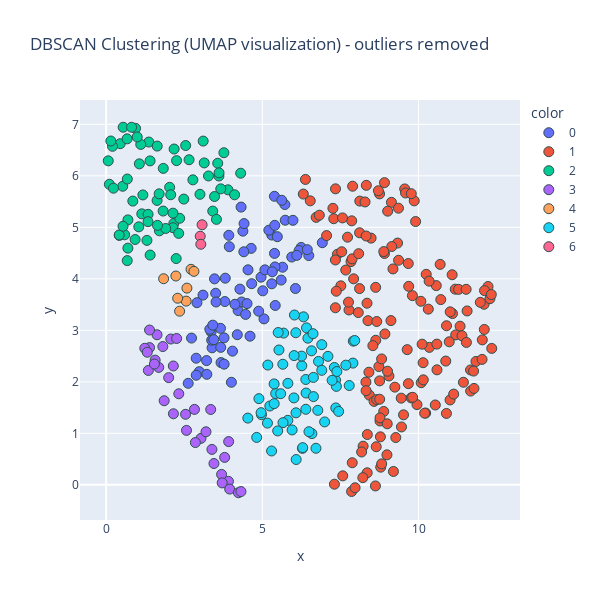

Write notebook code for a chart like this one.
### Code cell
mask = labels != -1

fig = px.scatter(
    x=reduced_single_stocks[mask, 0],
    y=reduced_single_stocks[mask, 1],
    color=labels[mask].astype(str),
    hover_name=single_stocks[mask]['name'],
    title="DBSCAN Clustering (UMAP visualization) - outliers removed",
    width=600,
    height=600
    
)
fig.update_traces(marker=dict(size=10, line=dict(width=1, color='DarkSlateGrey')))
fig.show()

### Figure 1 — Plotly figure (JSON) as saved in the notebook; plotly's stock layout.template omitted (floating-point values rounded to 4 significant figures; data arrays with more than 128 entries replaced by an {"elided": "..."} marker saying what was removed)
{"data": [{"hovertemplate": "<b>%{hovertext}</b><br><br>color=0<br>x=%{x}<br>y=%{y}<extra></extra>", "hovertext": ["Google", "MSFT", "AMD", "CRM", "SYK", "BLK", "V", "MA", "TRV", "CHKP", "GILD", "ALNY", "ARGX", "UTHR", "EXEL", "SKY", "ENSG", "HQY", "WTS", "DAL", "AX", "BPOP", "ONB", "WTFC", "FERG", "ACM", "ZWS", "GOOG", "TMUS", "LIN", "INTU", "MU", "T", "ABBV", "MLM", "VMC", "PKG", "LYV", "FOXA", "NWSA", "FOX", "NWS", "BKR", "SPGI", "BX", "CB", "ICE", "MMC", "CME", "MCO", "RTX", "ADP", "GD", "WM", "EMR", "JCI", "LRCX", "AMAT", "PM", "MO", "KR", "K", "SPG", "DLR", "CBRE", "VTR", "SO", "PEG", "ETR", "ATO", "HCA", "AZO", "MAR"], "legendgroup": "0", "marker": {"color": "#636efa", "line": {"color": "DarkSlateGrey", "width": 1}, "size": 10, "symbol": "circle"}, "mode": "markers", "name": "0", "orientation": "v", "showlegend": true, "type": "scatter", "x": [5.302, 3.215, 2.627, 6.487, 4.225, 6.242, 4.958, 5.014, 3.801, 4.542, 4.336, 4.51, 3.507, 3.519, 4.377, 3.814, 3.101, 5.648, 3.678, 6.176, 5.722, 5.733, 6.92, 5.387, 2.982, 3.661, 5.942, 5.082, 3.943, 3.392, 4.045, 3.776, 4.643, 3.361, 2.883, 3.379, 3.47, 5.98, 5.303, 6.104, 5.209, 5.48, 3.319, 6.06, 4.32, 3.415, 5.404, 3.669, 5.318, 5.39, 4.283, 4.198, 4.01, 3.774, 5.603, 5.398, 3.224, 2.884, 3.927, 4.659, 4.123, 5.053, 4.415, 6.439, 5.621, 5.413, 4.607, 4.883, 4.408, 4.465, 3.445, 2.734, 2.907], "xaxis": "x", "y": [3.903, 2.413, 1.971, 4.452, 3.384, 4.61, 4.032, 3.767, 3.559, 4.174, 3.55, 3.519, 3.721, 3.551, 4.926, 4.013, 3.684, 4.225, 2.374, 4.549, 5.442, 5.138, 4.702, 5.602, 2.198, 3.039, 4.423, 4.174, 4.624, 2.661, 2.596, 2.344, 4.591, 2.972, 2.459, 2.809, 3.999, 5.136, 4.85, 4.456, 4.944, 4.818, 3.02, 3.812, 5.393, 3.101, 4.231, 2.67, 4.137, 4.494, 3.8, 2.916, 1.992, 2.855, 3.976, 5.039, 2.147, 2.128, 4.845, 3.906, 3.506, 3.222, 5.073, 4.567, 5.525, 3.483, 2.887, 3.372, 4.525, 3.309, 2.819, 2.85, 3.537], "yaxis": "y"}, {"hovertemplate": "<b>%{hovertext}</b><br><br>color=1<br>x=%{x}<br>y=%{y}<extra></extra>", "hovertext": {"elided": "155 str values"}, "legendgroup": "1", "marker": {"color": "#EF553B", "line": {"color": "DarkSlateGrey", "width": 1}, "size": 10, "symbol": "circle"}, "mode": "markers", "name": "1", "orientation": "v", "showlegend": true, "type": "scatter", "x": {"elided": "155 float values"}, "xaxis": "x", "y": {"elided": "155 float values"}, "yaxis": "y"}, {"hovertemplate": "<b>%{hovertext}</b><br><br>color=2<br>x=%{x}<br>y=%{y}<extra></extra>", "hovertext": ["NVDA", "META", "AVGO", "TSM", "NFLX", "ORCL", "SAP", "IBM", "PANW", "CRWD", "NOW", "UBER", "BKNG", "LLY", "ISRG", "JPM", "GS", "COST", "AXP", "WMT", "CYBR", "NVMI", "INSM", "NTRA", "MDGL", "LII", "FN", "HIMS", "SPXC", "STRL", "MOD", "AVAV", "CVLT", "IDCC", "XPO", "R", "SKYW", "COOP", "TBBK", "BK", "PNR", "MLI", "MWA", "BMI", "TKO", "WMB", "KMI", "TRGP", "TPL", "WFC", "PGR", "KKR", "GE", "ETN", "PH", "TT", "HWM", "TDG", "CTAS", "URI", "APH", "ANET", "KLAC", "WELL", "IRM", "VST", "NRG", "BSX", "RCL", "GRMN"], "legendgroup": "2", "marker": {"color": "#00cc96", "line": {"color": "DarkSlateGrey", "width": 1}, "size": 10, "symbol": "circle"}, "mode": "markers", "name": "2", "orientation": "v", "showlegend": true, "type": "scatter", "x": [0.06817, 2.176, 0.4517, 3.141, 2.547, 1.825, 2.255, 2.486, 1.307, 2.655, 3.611, 2.777, 2.034, 0.4227, 3.573, 3.277, 3.901, 2.166, 3.413, 3.004, 1.83, 1.142, 1.366, 3.107, 1.409, 1.631, 0.5932, 0.9423, 0.6973, 0.2047, 0.1041, 2.243, 1.406, 1.109, 0.4187, 2.141, 1.635, 1.064, 2.323, 3.669, 4.307, 0.5311, 3.614, 1.707, 1.907, 2.355, 3.532, 0.6779, 2.14, 4.112, 1.343, 0.8545, 0.672, 0.6967, 1.342, 1.176, 0.5454, 1.046, 1.644, 0.6758, 1.697, 0.2349, 0.9279, 3.47, 0.5408, 0.1509, 0.8145, 2.067, 0.9956, 3.769], "xaxis": "x", "y": [6.291, 6.52, 6.624, 6.251, 6.588, 5.316, 6.295, 5.548, 4.746, 6.312, 5.996, 5.922, 5.777, 4.844, 6.244, 5.997, 5.728, 5.074, 5.315, 5.641, 6.144, 5.261, 6.655, 6.674, 4.462, 5.522, 4.855, 6.922, 5.144, 6.573, 5.836, 4.393, 6.29, 6.61, 4.851, 4.992, 6.577, 6.232, 4.882, 5.747, 6.051, 5.797, 6.058, 4.932, 4.978, 5.176, 5.155, 5.938, 5.275, 5.632, 5.252, 5.509, 6.718, 4.596, 5.11, 5.629, 6.943, 5.009, 5.038, 4.354, 5.65, 5.76, 4.764, 5.598, 5.021, 6.676, 6.942, 5.633, 6.755, 6.448], "yaxis": "y"}, {"hovertemplate": "<b>%{hovertext}</b><br><br>color=3<br>x=%{x}<br>y=%{y}<extra></extra>", "hovertext": ["NVO", "XOM", "CVX", "COP", "SLB", "MEDP", "FSLR", "DHI", "LEN", "NVR", "BLD", "IBP", "OC", "MTH", "KBH", "SSD", "EXP", "TPH", "RMBS", "SAIA", "NUE", "STLD", "EOG", "MPC", "PSX", "VLO", "OXY", "EQT", "FANG", "DVN", "HAL", "CTRA", "APA", "CMG"], "legendgroup": "3", "marker": {"color": "#ab63fa", "line": {"color": "DarkSlateGrey", "width": 1}, "size": 10, "symbol": "circle"}, "mode": "markers", "name": "3", "orientation": "v", "showlegend": true, "type": "scatter", "x": [1.858, 3.037, 3.794, 3.452, 3.915, 1.815, 3.196, 1.39, 1.684, 2.07, 2.002, 1.238, 1.63, 1.352, 1.317, 2.151, 1.39, 1.569, 2.326, 1.546, 3.696, 2.544, 3.387, 2.154, 2.828, 2.857, 3.715, 3.348, 2.573, 3.955, 4.234, 3.923, 4.316, 2.258], "xaxis": "x", "y": [1.633, 0.9032, 0.5332, 0.4149, 0.06854, 2.685, 1.03, 2.665, 2.281, 2.832, 2.082, 2.652, 2.914, 2.222, 2.575, 2.308, 3.006, 2.422, 1.768, 2.346, 0.2027, 1.37, 0.6883, 1.381, 1.466, 0.8215, 0.03819, 1.464, 1.058, -0.08206, -0.1529, 0.8401, -0.13, 2.842], "yaxis": "y"}, {"hovertemplate": "<b>%{hovertext}</b><br><br>color=4<br>x=%{x}<br>y=%{y}<extra></extra>", "hovertext": ["CAT", "VRTX", "KEX", "PFSI", "TJX", "AJG", "MCK", "ORLY"], "legendgroup": "4", "marker": {"color": "#FFA15A", "line": {"color": "DarkSlateGrey", "width": 1}, "size": 10, "symbol": "circle"}, "mode": "markers", "name": "4", "orientation": "v", "showlegend": true, "type": "scatter", "x": [2.586, 2.352, 2.561, 2.718, 2.811, 2.233, 1.84, 2.29], "xaxis": "x", "y": [3.819, 3.372, 3.568, 4.185, 4.145, 4.055, 4.002, 3.623], "yaxis": "y"}, {"hovertemplate": "<b>%{hovertext}</b><br><br>color=5<br>x=%{x}<br>y=%{y}<extra></extra>", "hovertext": ["HD", "MCD", "AMGN", "HON", "PG", "NBIX", "HALO", "DOX", "LOW", "MAS", "UNP", "FDX", "ODFL", "EXPD", "XYL", "ROP", "AOS", "WMS", "TTEK", "VMI", "FELE", "CSCO", "QCOM", "TXN", "ACN", "TEL", "FCX", "APD", "DD", "CTVA", "AVY", "EA", "OMC", "AON", "DE", "LMT", "NOC", "ITW", "KO", "MDLZ", "CL", "MNST", "KMB", "CHD", "EQIX", "PSA", "VICI", "DUK", "AEP", "SRE", "EXC", "ED", "WEC", "DTE", "AEE", "PPL", "CNP", "FE", "EIX", "ABT", "CI", "ROST", "YUM"], "legendgroup": "5", "marker": {"color": "#19d3f3", "line": {"color": "DarkSlateGrey", "width": 1}, "size": 10, "symbol": "circle"}, "mode": "markers", "name": "5", "orientation": "v", "showlegend": true, "type": "scatter", "x": [6.414, 5.817, 5.427, 7.899, 6.4, 5.818, 5.681, 6.284, 6.392, 6.318, 7.344, 7.305, 5.953, 7.35, 6.799, 6.263, 6.994, 6.392, 5.176, 5.377, 6.587, 6.029, 6.458, 7.386, 6.902, 6.903, 6.776, 7.781, 7.37, 4.973, 7.443, 7.673, 6.292, 5.24, 5.38, 5.296, 4.82, 6.636, 5.587, 6.716, 6.256, 6.492, 7.234, 6.634, 6.623, 7.912, 5.661, 5.532, 5.656, 5.492, 5.164, 4.96, 7.1, 6.017, 6.575, 5.508, 4.891, 6.01, 6.083, 7.957, 4.536, 6.071, 6.078], "xaxis": "x", "y": [3.048, 1.253, 1.773, 2.364, 1.783, 1.971, 2.947, 0.7092, 2.046, 3.262, 2.033, 2.279, 1.066, 1.494, 2.397, 2.312, 1.222, 1.467, 2.326, 1.96, 0.9952, 3.298, 2.847, 2.201, 2.224, 2.722, 1.447, 1.929, 1.912, 1.362, 1.426, 2.324, 0.7227, 1.531, 1.577, 0.6581, 0.9217, 1.714, 1.77, 0.7103, 2.5, 1.033, 2.03, 2.086, 2.935, 2.79, 1.208, 2.619, 2.342, 1.048, 1.199, 1.402, 2.495, 2.51, 2.603, 2.958, 1.674, 1.688, 0.4921, 2.802, 1.296, 2.953, 1.399], "yaxis": "y"}, {"hovertemplate": "<b>%{hovertext}</b><br><br>color=6<br>x=%{x}<br>y=%{y}<extra></extra>", "hovertext": ["TEVA", "CVCO", "HLT"], "legendgroup": "6", "marker": {"color": "#FF6692", "line": {"color": "DarkSlateGrey", "width": 1}, "size": 10, "symbol": "circle"}, "mode": "markers", "name": "6", "orientation": "v", "showlegend": true, "type": "scatter", "x": [3.012, 3.072, 3.031], "xaxis": "x", "y": [4.827, 5.05, 4.671], "yaxis": "y"}], "layout": {"height": 600, "legend": {"title": {"text": "color"}, "tracegroupgap": 0}, "title": {"text": "DBSCAN Clustering (UMAP visualization) - outliers removed"}, "width": 600, "xaxis": {"anchor": "y", "domain": [0, 1], "title": {"text": "x"}}, "yaxis": {"anchor": "x", "domain": [0, 1], "title": {"text": "y"}}}}
